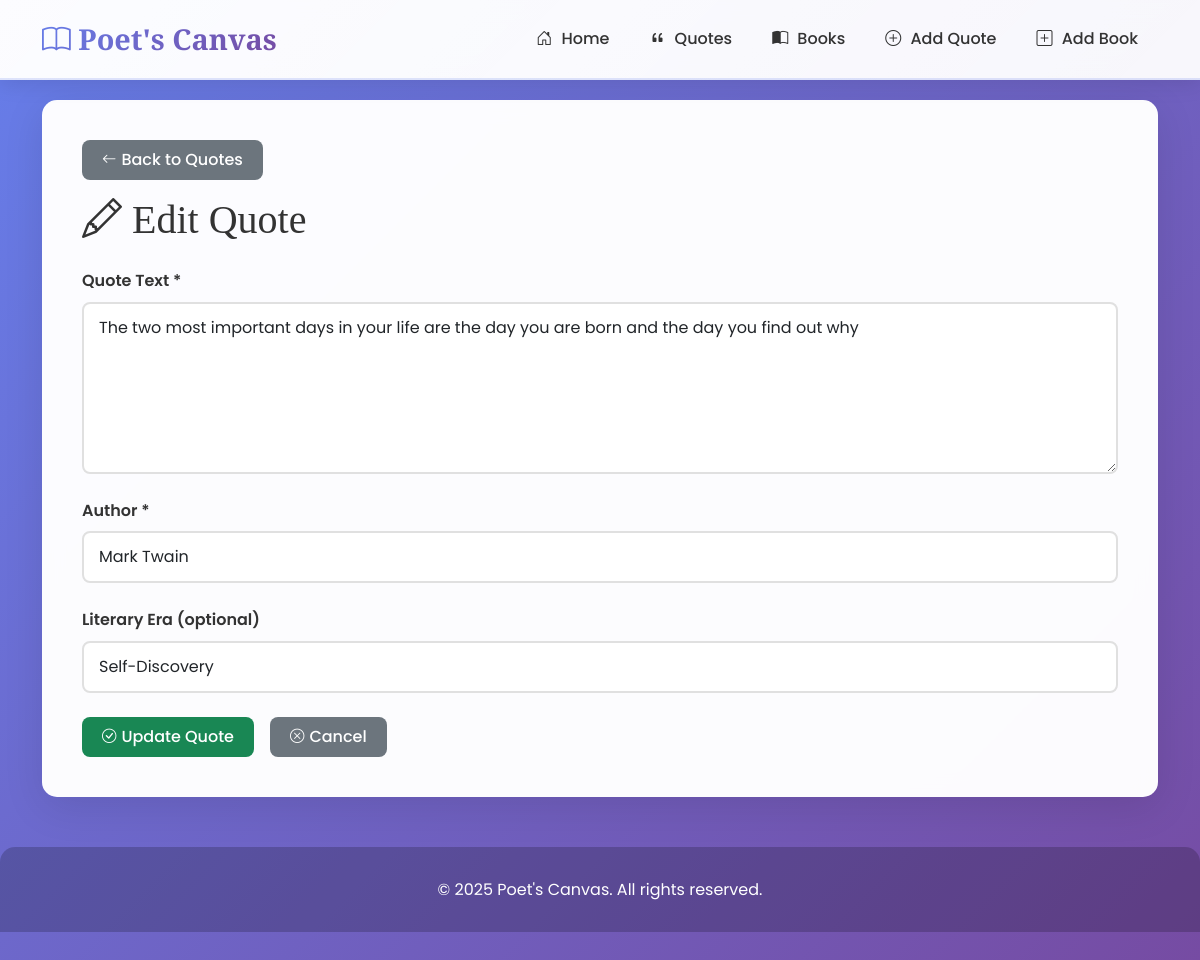
The app's page /quotes/11/edit/ with its own data.
### quotes/models.py (models this page shows, shortened)
class Quote(models.Model):
    text = models.TextField()
    author = models.CharField(max_length=100)
    era = models.CharField(max_length=50, blank=True, null=True)
    author_bio_summary = models.TextField(blank=True, null=True)
    date_created = models.DateTimeField(auto_now_add=True)

### quotes/views.py (the view, shortened to what this page needs)
# urls.py: path('quotes/<int:pk>/edit/', quote_edit, name='quote_edit'),
def quote_edit(request, pk):
    quote = get_object_or_404(Quote, pk=pk)
    return render(request, 'quotes/quote_form.html', {'quote': quote})

### templates/quotes/quote_form.html (shortened to what this page needs)
{% extends 'base.html' %}
{% block content %}
<div class="mb-3">
    <a href="{% url 'quote_list' %}" class="btn btn-secondary btn-custom">
        <i class="bi bi-arrow-left"></i> Back to Quotes
    </a>
</div>
<h1><i class="bi bi-{% if quote %}pencil{% else %}plus-circle{% endif %}"></i> {% if quote %}Edit Quote{% else %}Add New Quote{% endif %}</h1>
<form method="post" class="mt-4">
    <div class="mb-4">
        <label for="text" class="form-label">Quote Text *</label>
        <textarea id="text" name="text" class="form-control" rows="6" required>{{ quote.text|default:'' }}</textarea>
    </div>
    <div class="mb-4">
        <label for="author" class="form-label">Author *</label>
        <input type="text" id="author" name="author" class="form-control" value="{{ quote.author|default:'' }}" required>
    </div>
    <div class="mb-4">
        <label for="era" class="form-label">Literary Era (optional)</label>
        <input type="text" id="era" name="era" class="form-control" value="{{ quote.era|default:'' }}" placeholder="e.g., Romantic, Modern, Classical">
    </div>
    <div class="d-flex gap-3">
        <button type="submit" class="btn btn-success btn-custom">
            <i class="bi bi-{% if quote %}check-circle{% else %}plus-circle{% endif %}"></i>
            {% if quote %}Update Quote{% else %}Create Quote{% endif %}
        </button>
        <a href="{% url 'quote_list' %}" class="btn btn-secondary btn-custom">
            <i class="bi bi-x-circle"></i> Cancel
        </a>
    </div>
</form>
{% endblock %}

### templates/base.html (style rules this page uses)
* { margin: 0; padding: 0; box-sizing: border-box; }
body { font-family: 'Poppins', sans-serif; line-height: 1.6; color: #333; background: linear-gradient(135deg, #667eea 0%, #764ba2 100%); min-height: 100vh; padding-bottom: 50px; }
.btn-custom { padding: 8px 20px; border-radius: 8px; font-weight: 500; transition: all 0.3s ease; border: none; display: inline-flex; align-items: center; gap: 5px; }
.btn-custom i { font-size: 0.9rem; }
.form-control, .form-select { border-radius: 8px; border: 2px solid #e0e0e0; padding: 12px 15px; transition: all 0.3s ease; }
.form-label { font-weight: 600; color: #333; margin-bottom: 8px; }
h1, h2 { font-family: 'Playfair Display', serif; color: #333; margin-bottom: 20px; }

### records on screen
Quote: text "The two most important days in your life are the day you are born and the day you find out why", author "Mark Twain", era "Self-Discovery"
